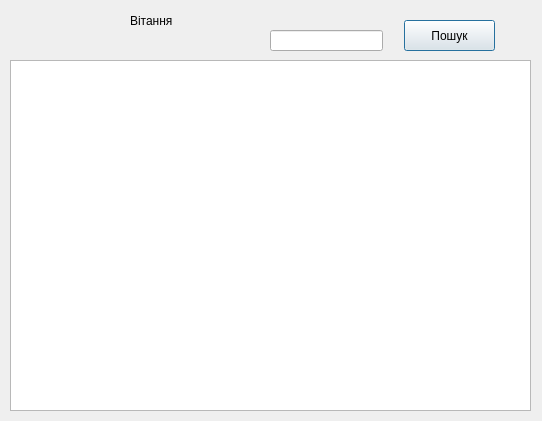
<?xml version="1.0" encoding="UTF-8"?>
<ui version="4.0">
 <class>Customer</class>
 <widget class="QDialog" name="Customer">
  <property name="geometry">
   <rect>
    <x>0</x>
    <y>0</y>
    <width>542</width>
    <height>421</height>
   </rect>
  </property>
  <property name="windowTitle">
   <string>Dialog</string>
  </property>
  <widget class="QTableView" name="tableView">
   <property name="geometry">
    <rect>
     <x>10</x>
     <y>60</y>
     <width>521</width>
     <height>351</height>
    </rect>
   </property>
  </widget>
  <widget class="QLabel" name="label_4">
   <property name="geometry">
    <rect>
     <x>130</x>
     <y>10</y>
     <width>51</width>
     <height>21</height>
    </rect>
   </property>
   <property name="text">
    <string>Вітання</string>
   </property>
  </widget>
  <widget class="QPushButton" name="search_cust">
   <property name="geometry">
    <rect>
     <x>404</x>
     <y>20</y>
     <width>91</width>
     <height>31</height>
    </rect>
   </property>
   <property name="text">
    <string>Пошук</string>
   </property>
  </widget>
  <widget class="QLineEdit" name="lineEdit_2">
   <property name="geometry">
    <rect>
     <x>270</x>
     <y>30</y>
     <width>113</width>
     <height>21</height>
    </rect>
   </property>
  </widget>
 </widget>
 <resources/>
 <connections/>
</ui>
